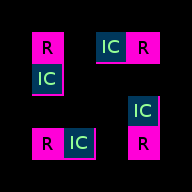

Below is a game level as drawn by its tile map, then a one-line description and the .tmx that defines it (tile-layer data replaced by summaries):
An orthogonal 6x6 tile map with 32x32 px tiles, 2 tile layers (ruleRegions, ruleSet), 3 hidden layers not drawn, 4 tilesets.

<map version="1.0" orientation="orthogonal" width="6" height="6" tilewidth="32" tileheight="32">
 <tileset firstgid="1" name="collision" tilewidth="32" tileheight="32">
  <image source="../graphics/tiles/collision.png" width="64" height="32" />
 </tileset>
 <tileset firstgid="3" name="set_icecave" tilewidth="32" tileheight="32">
  <image source="../graphics/tiles/set_icecave.png" width="64" height="64" />
 </tileset>
 <tileset firstgid="7" name="set_rules" tilewidth="32" tileheight="32">
  <image source="../graphics/tiles/set_rules.png" width="32" height="32" />
 </tileset>
 <tileset firstgid="8" name="icecave" tilewidth="32" tileheight="32">
  <image source="../graphics/tiles/icecave.png" width="512" height="256" />
 </tileset>
 <layer name="ruleRegions" width="6" height="6">
  <data>[36 cells, 8 non-empty, 1 distinct tile ids]</data>
 </layer>
 <layer name="ruleSet" width="6" height="6">
  <data>[36 cells, 4 non-empty, 1 distinct tile ids]</data>
 </layer>
 <layer name="rule_Ground" width="6" height="6" visible="0">
  <data>[36 cells, 4 non-empty, 4 distinct tile ids]</data>
 </layer>
 <layer name="rule_Over" width="6" height="6" visible="0">
  <data>[36 cells, 0 non-empty, 0 distinct tile ids]</data>
 </layer>
 <layer name="rule_collision" width="6" height="6" visible="0">
  <data>[36 cells, 4 non-empty, 1 distinct tile ids]</data>
 </layer>
</map>
